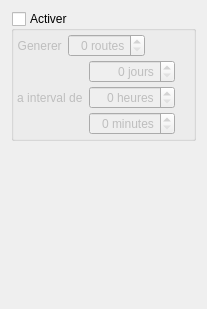
         <widget class="QWidget" name="multi">
          <property name="geometry">
           <rect>
            <x>0</x>
            <y>0</y>
            <width>207</width>
            <height>309</height>
           </rect>
          </property>
          <attribute name="label">
           <string>Multi-routage</string>
          </attribute>
          <layout class="QVBoxLayout" name="verticalLayout_8">
           <item>
            <widget class="QGroupBox" name="multi_routage">
             <property name="title">
              <string>Activer</string>
             </property>
             <property name="checkable">
              <bool>true</bool>
             </property>
             <property name="checked">
              <bool>false</bool>
             </property>
             <layout class="QVBoxLayout" name="verticalLayout_3">
              <property name="spacing">
               <number>3</number>
              </property>
              <property name="leftMargin">
               <number>3</number>
              </property>
              <property name="topMargin">
               <number>3</number>
              </property>
              <property name="rightMargin">
               <number>3</number>
              </property>
              <property name="bottomMargin">
               <number>3</number>
              </property>
              <item>
               <layout class="QHBoxLayout" name="horizontalLayout_15">
                <item>
                 <widget class="QLabel" name="label_14">
                  <property name="text">
                   <string>Generer </string>
                  </property>
                  <property name="alignment">
                   <set>Qt::AlignRight|Qt::AlignTrailing|Qt::AlignVCenter</set>
                  </property>
                 </widget>
                </item>
                <item>
                 <widget class="QSpinBox" name="multi_nb">
                  <property name="alignment">
                   <set>Qt::AlignRight|Qt::AlignTrailing|Qt::AlignVCenter</set>
                  </property>
                  <property name="suffix">
                   <string> routes</string>
                  </property>
                 </widget>
                </item>
                <item>
                 <spacer name="horizontalSpacer">
                  <property name="orientation">
                   <enum>Qt::Horizontal</enum>
                  </property>
                  <property name="sizeHint" stdset="0">
                   <size>
                    <width>40</width>
                    <height>20</height>
                   </size>
                  </property>
                 </spacer>
                </item>
               </layout>
              </item>
              <item>
               <layout class="QHBoxLayout" name="horizontalLayout_13">
                <item>
                 <widget class="QLabel" name="label_13">
                  <property name="text">
                   <string>a interval de </string>
                  </property>
                  <property name="alignment">
                   <set>Qt::AlignCenter</set>
                  </property>
                 </widget>
                </item>
                <item>
                 <layout class="QVBoxLayout" name="verticalLayout_21">
                  <item>
                   <widget class="QSpinBox" name="multi_days">
                    <property name="alignment">
                     <set>Qt::AlignRight|Qt::AlignTrailing|Qt::AlignVCenter</set>
                    </property>
                    <property name="suffix">
                     <string> jours</string>
                    </property>
                    <property name="maximum">
                     <number>20</number>
                    </property>
                   </widget>
                  </item>
                  <item>
                   <widget class="QSpinBox" name="multi_hours">
                    <property name="alignment">
                     <set>Qt::AlignRight|Qt::AlignTrailing|Qt::AlignVCenter</set>
                    </property>
                    <property name="suffix">
                     <string> heures</string>
                    </property>
                    <property name="prefix">
                     <string/>
                    </property>
                    <property name="maximum">
                     <number>23</number>
                    </property>
                   </widget>
                  </item>
                  <item>
                   <widget class="QSpinBox" name="multi_min">
                    <property name="alignment">
                     <set>Qt::AlignRight|Qt::AlignTrailing|Qt::AlignVCenter</set>
                    </property>
                    <property name="suffix">
                     <string> minutes</string>
                    </property>
                    <property name="minimum">
                     <number>0</number>
                    </property>
                    <property name="maximum">
                     <number>59</number>
                    </property>
                    <property name="singleStep">
                     <number>1</number>
                    </property>
                    <property name="value">
                     <number>0</number>
                    </property>
                   </widget>
                  </item>
                 </layout>
                </item>
                <item>
                 <spacer name="horizontalSpacer_8">
                  <property name="orientation">
                   <enum>Qt::Horizontal</enum>
                  </property>
                  <property name="sizeHint" stdset="0">
                   <size>
                    <width>40</width>
                    <height>20</height>
                   </size>
                  </property>
                 </spacer>
                </item>
               </layout>
              </item>
             </layout>
            </widget>
           </item>
           <item>
            <spacer name="verticalSpacer_6">
             <property name="orientation">
              <enum>Qt::Vertical</enum>
             </property>
             <property name="sizeHint" stdset="0">
              <size>
               <width>20</width>
               <height>40</height>
              </size>
             </property>
            </spacer>
           </item>
          </layout>
         </widget>
